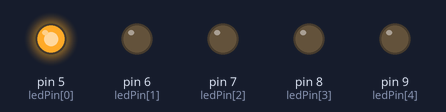
Recording of a sketch running on a simulated Arduino Uno, built with avr-gcc and run on an emulated ATmega328P. Parts: output pins drawn as LEDs (lit = HIGH).

Above: at 0.05 s.
At 0.65 s:
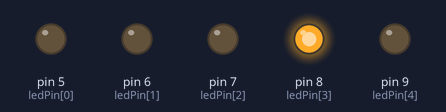
At 1.15 s:
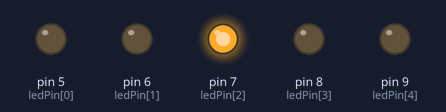
At 1.75 s:
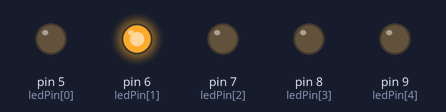
At 2.3 s:
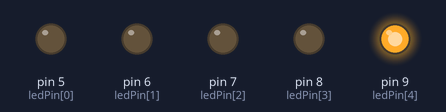
Timing chart, 0 to 3.0 s (numbered marks = the images above):
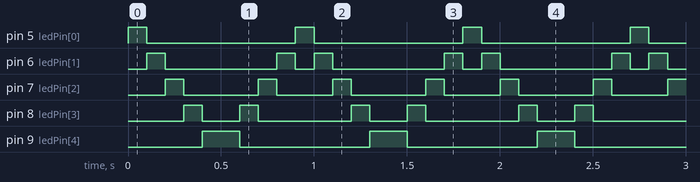

Measured:
- by itself, pin 5 (ledPin[0]): alternates HIGH for 0.10 s and LOW for 0.80 s
- by itself, pin 6 (ledPin[1]): repeats every 0.90 s: LOW 0.60 s, HIGH 0.10 s, LOW 0.10 s, HIGH 0.10 s
- by itself, pin 7 (ledPin[2]): repeats every 0.90 s: LOW 0.40 s, HIGH 0.10 s, LOW 0.30 s, HIGH 0.10 s
- by itself, pin 8 (ledPin[3]): repeats every 0.90 s: LOW 0.20 s, HIGH 0.10 s, LOW 0.50 s, HIGH 0.10 s
- by itself, pin 9 (ledPin[4]): alternates HIGH for 0.20 s and LOW for 0.70 s

The sketch:

fill_unfill.ino
```cpp
int ledPin[] = {5, 6, 7, 8, 9};
/*
  -ledPins[0] = 5
  -ledPins[1] = 6 ... etc

*/

void setup() {

  // for loop that sets all LED pins to output
  for (int i = 0; i < 5; i++) {
    pinMode(ledPin[i], OUTPUT);
  }

}

void loop() {
  for (int i = 0; i < 5; i++) {

    for (int i = 0; i < 5; i++) {
      digitalWrite(ledPin[i], LOW);
    }

    digitalWrite(ledPin[i], HIGH);

    delay (100);

  }

  for (int i = 4; i > 0; i--) {

    for (int i = 4; i > 0; i--) {
      digitalWrite(ledPin[i], LOW);
    }

    digitalWrite(ledPin[i], HIGH);

    delay (100);
  }
}
```
